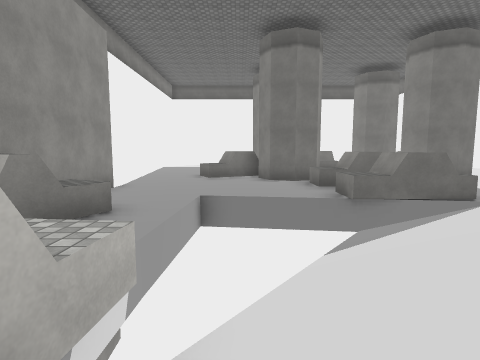
view 1 (above)

16 first-person views from a walk through a 3-D level made in the Unity game engine. The camera is 1.2 m above the floor, tilts 6° down and sees 80° across. The floor is counted in squares, 2 m on a side. Each view is taken from the middle of a square. On the plan, view 1 faces up. The plan holds only what a view shows up to about 9 squares ahead; the rest is blank. The place goes on beyond the plan. The player is left out. Some surface patterns are stand-ins.

view 2
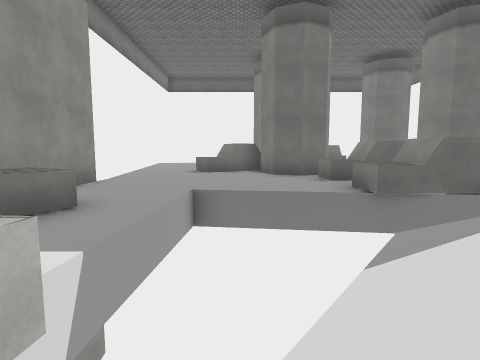

view 3
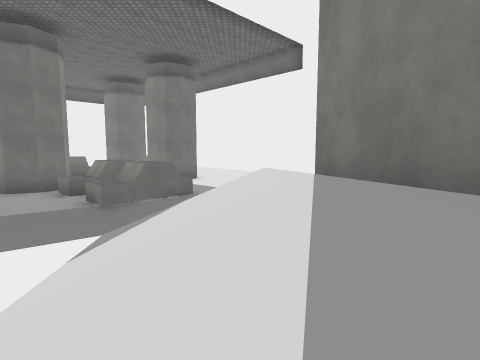

view 4
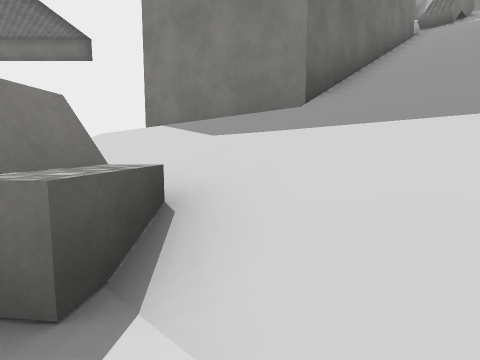

view 5
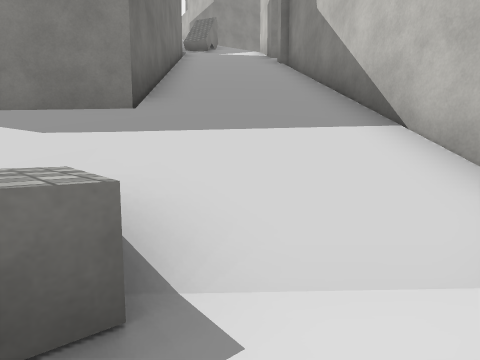

view 6
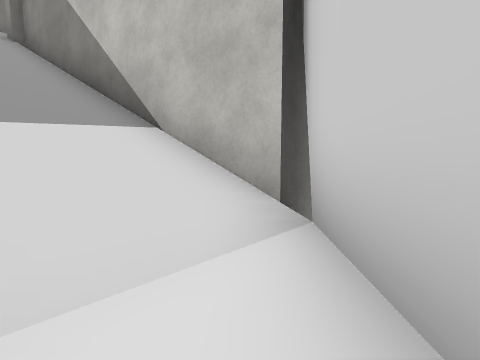

view 7
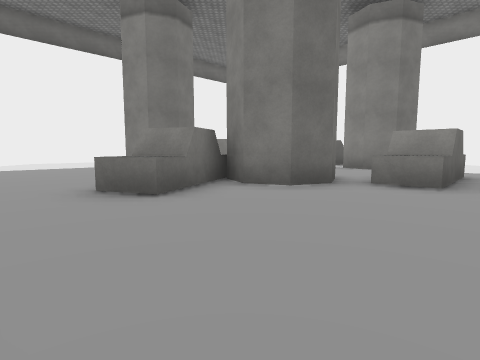

view 8
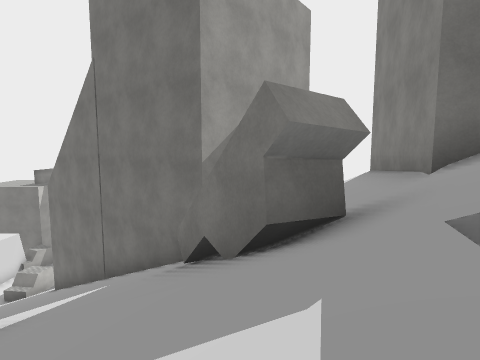

view 9
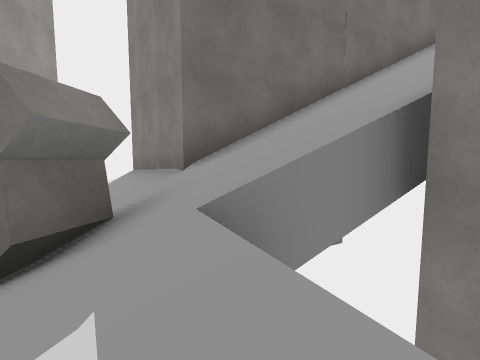

view 10
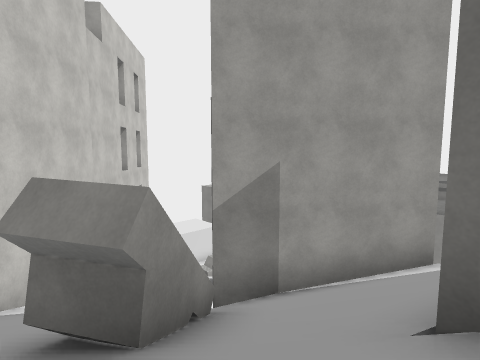

view 11
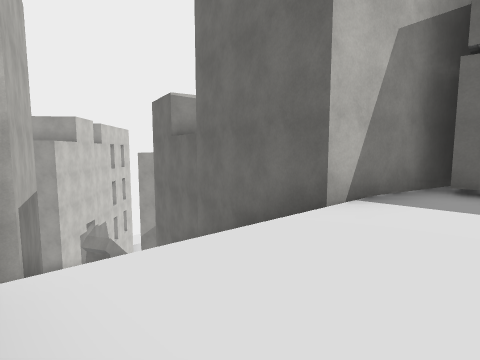

view 12
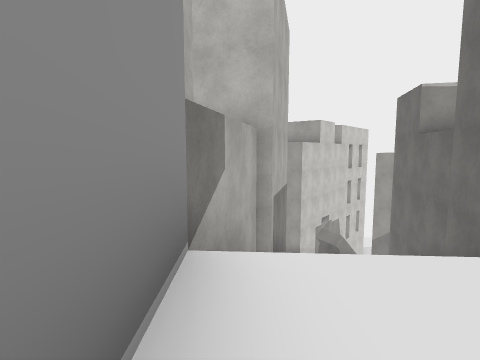

view 13
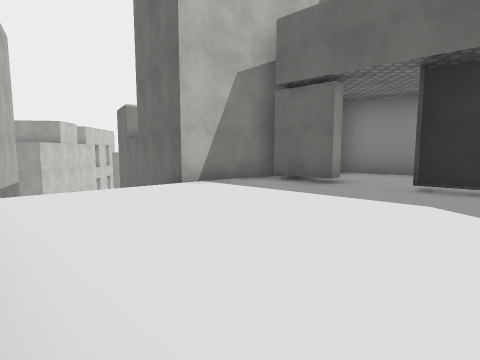

view 14
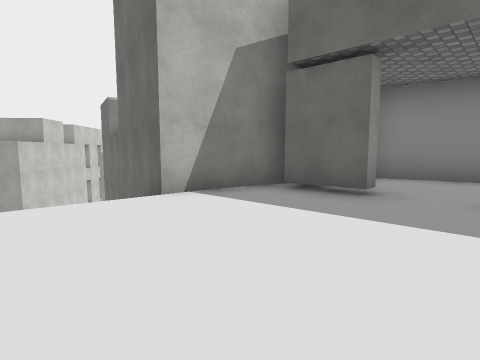

view 15
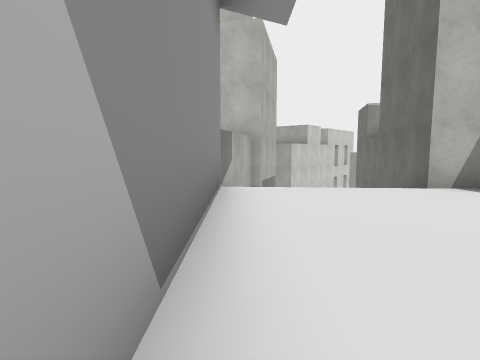

view 16
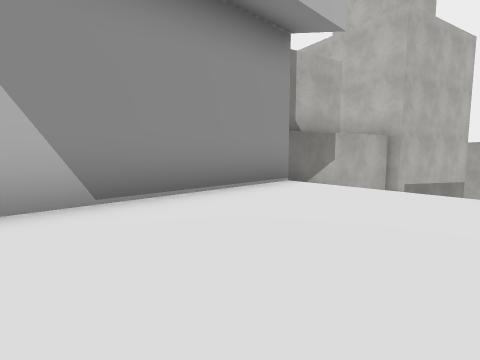

### Floor plan
Key: @ floor where view 1 was taken; # wall or solid block; x gap in a wall; . main floor; : floor 10.25 m higher than the main floor; + floor 19.25 m higher than the main floor; / step, stairs or slope; ^ raised ledge.
Columns run from 4 left of view 1 to 23 right of it. Each row starts with its distance up from view 1.
 18   ..
 17   ...
 16   ...#
 15   ...#
 14   ..
 13   ..
 12  ...##
 11  ..###   ..#
 10  ....##... #
  9  ......#
  8 #......##..
  7 #.......x..
  6 #..   ####
  5 #^.
  4  #.
  3  #.  ///
  2   .^ ///
  1    #///##
  0  .##@//#
 -1 #.////##
 -2 #/////##
 -3 ##/////##
 -4  ##/////##   #: #
 -5   ##/////#####//#      ###
 -6    ##/////###///#      #++
 -7     ###////////##      #+++
 -8       #/////^//#####  ###+##
 -9         #///##/////####+++++
-10         ##/////////////+++++
-11            //  /////  /+++++
-12             /  ###//  /+++++
-13                  #####/+++++
-14                      #######

Positions as (right, up) in squares from view 1, and headings:
1: (0, 0), facing up
2: (0, 1), facing up
3: (0, -1), facing up-right
4: (-3, -1), facing right
5: (-3, 0), facing down-right
6: (-3, 0), facing down
7: (-3, 7), facing up-right
8: (8, -12), facing up
9: (8, -12), facing up-right
10: (11, -10), facing up-left
11: (20, -13), facing up-left
12: (20, -13), facing left
13: (23, -13), facing up-left
14: (22, -12), facing up-left
15: (23, -13), facing left
16: (23, -10), facing down-left
